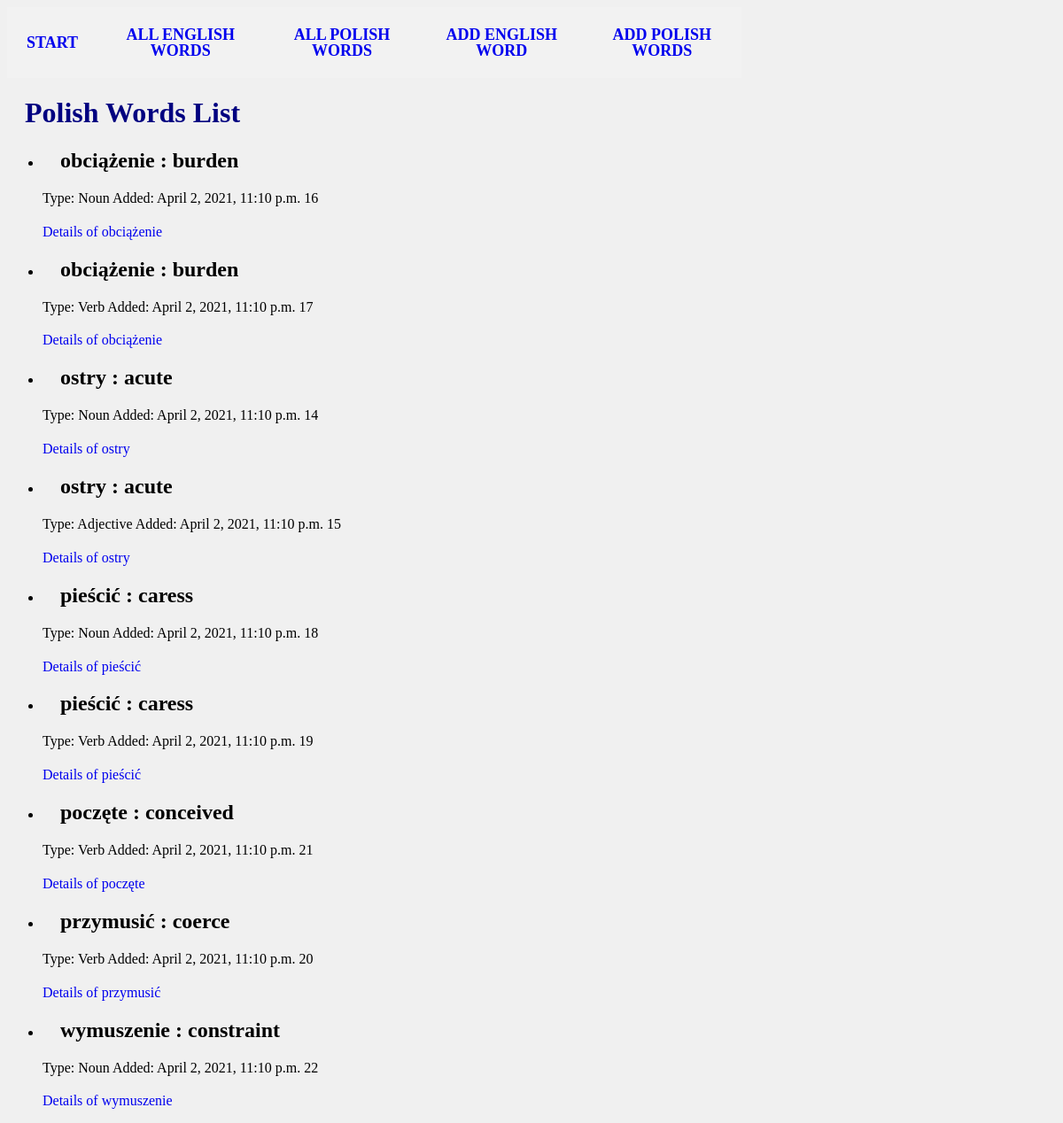
The app's page /wordslearn/polishwords/ with its own data.
### wordslearn/models.py (models this page shows, shortened)
class Word(models.Model):
    word = models.CharField(max_length=200, null=False, help_text='Enter the word')
    date_of_add = models.DateTimeField(auto_now=True, blank=True, help_text='date added')
    definition = models.CharField(max_length=200, blank=True, null=False, help_text='Enter the definition of english word')
    synonym = models.CharField(max_length=200, blank=True, null=False, help_text='Enter the synonym of english word')
    antonym = models.CharField(max_length=200, blank=True, null=False, help_text='Enter the antonym of english word')
    class Meta:
        abstract = True
        ordering = ["word"]

class WordPol(Word):
    wordsEng = models.ManyToManyField(WordEng)
    word_type = models.CharField(max_length=30, choices=wordDefinitions.POL_WORD_TYPES, help_text='Select type of word', blank=True)
    def display_engword(self):
        return ', '.join(str(w.word) for w in self.wordsEng.all())
    display_engword.short_description = 'English Word'

class WordEng(Word):
    word_type = models.CharField(max_length=30, choices=wordDefinitions.ENG_WORD_TYPES, help_text='Select type of word', blank=True)
    def display_polword(self):
        """Create a string for the translation. This is required to display WordEng in Admin."""
        return ', '.join(str(w.word) for w in self.wordpol_set.all())
    display_polword.short_description = 'Polish Word'

### wordslearn/views.py (the view)
# urls.py: path('polishwords/', views.WordPolListView.as_view(), name='polishwords'),
class WordPolListView(generic.ListView):
	model = WordPol
	paginate_by = 20
	def get_queryset(self):
		return WordPol.objects.all()
	def get_context_data(self, *, object_list=None, **kwargs):
		context = super(WordPolListView, self).get_context_data(**kwargs)
		context['some_data'] = 'This is just some data'
		return context

### wordslearn/templates/wordslearn/wordpol_list.html (shortened to what this page needs)
{% extends "base_generic.html" %}
{% block content %}
    <h1>Polish Words List</h1>
    {% if wordpol_list %}
        <ul>
            {% for word in wordpol_list %}
                <li>
                    <h2>{{ word.word }} : {{ word.display_engword }}</h2>
                    <p> Type: {{ word.word_type }} Added: {{ word.date_of_add }} {{ word_list.some_data }} {{word.id}} </p>
                    <a class="listlink" href="{% url 'wordslearn:detail' word.id %}">Details of {{ word.word }}</a>
                </li>
            {% endfor %}
        </ul>
    {% else %}
        <p>There are no words in the dictionary.</p>
    {% endif %}
{% endblock %}

### wordslearn/static/css/mystyle.css (style rules this page uses)
body { background-color : rgb(240, 240, 240); }
h1 { color: navy; margin-left: 20px; }
h2 { color: black; margin-left: 20px; }
a.listlink { text-decoration: none; }

### records on screen
WordPol: word "obciążenie", display_engword "burden", word_type "Noun", date_of_add "April 2, 2021, 11:10 p.m.", id "16"
WordPol: word "obciążenie", display_engword "burden", word_type "Verb", date_of_add "April 2, 2021, 11:10 p.m.", id "17"
WordPol: word "ostry", display_engword "acute", word_type "Noun", date_of_add "April 2, 2021, 11:10 p.m.", id "14"
WordPol: word "ostry", display_engword "acute", word_type "Adjective", date_of_add "April 2, 2021, 11:10 p.m.", id "15"
WordPol: word "pieścić", display_engword "caress", word_type "Noun", date_of_add "April 2, 2021, 11:10 p.m.", id "18"
WordPol: word "pieścić", display_engword "caress", word_type "Verb", date_of_add "April 2, 2021, 11:10 p.m.", id "19"
WordPol: word "poczęte", display_engword "conceived", word_type "Verb", date_of_add "April 2, 2021, 11:10 p.m.", id "21"
WordPol: word "przymusić", display_engword "coerce", word_type "Verb", date_of_add "April 2, 2021, 11:10 p.m.", id "20"
WordPol: word "wymuszenie", display_engword "constraint", word_type "Noun", date_of_add "April 2, 2021, 11:10 p.m.", id "22"
